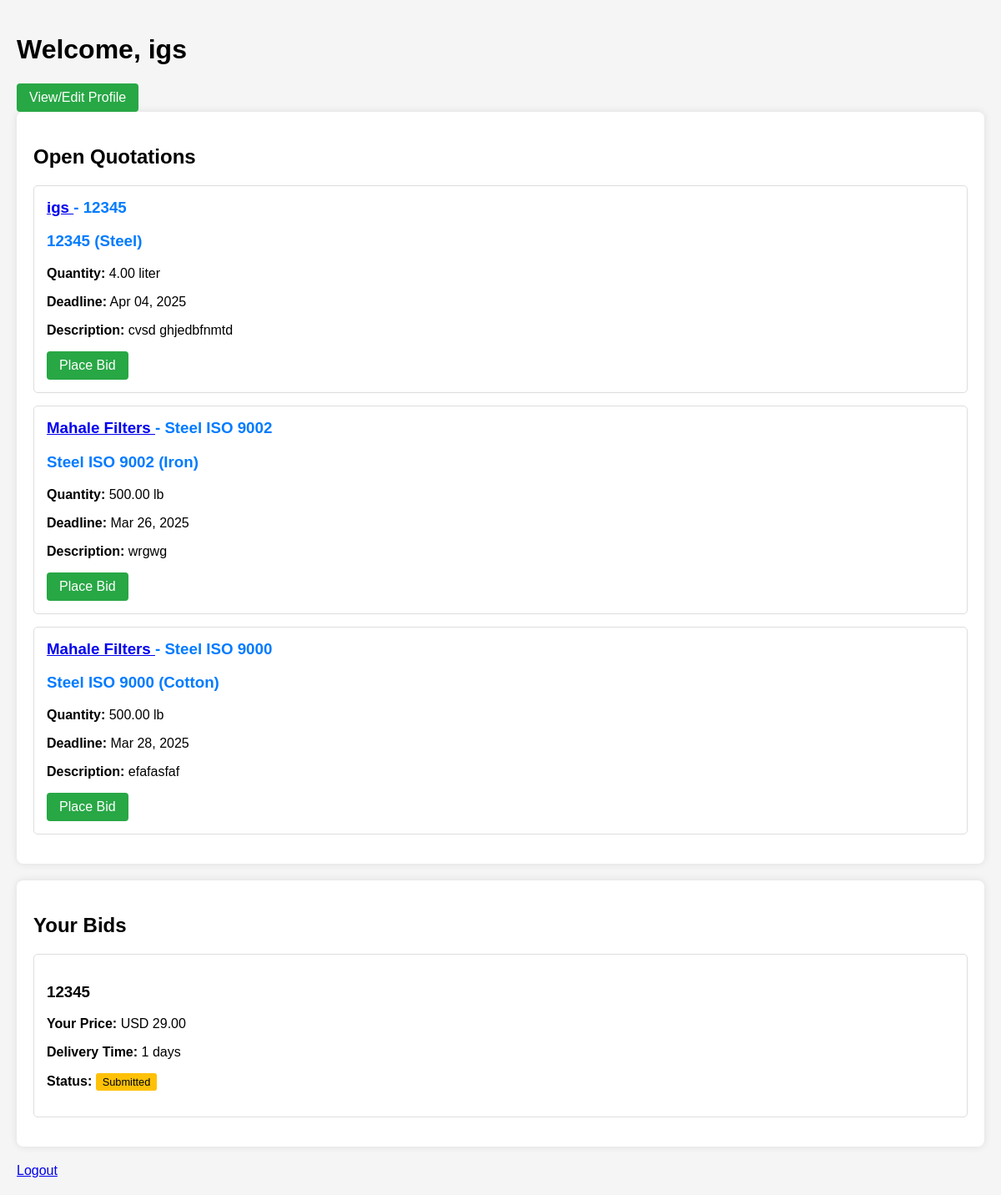
Before: /supplier/dashboard/ (signed in) with the older database file.
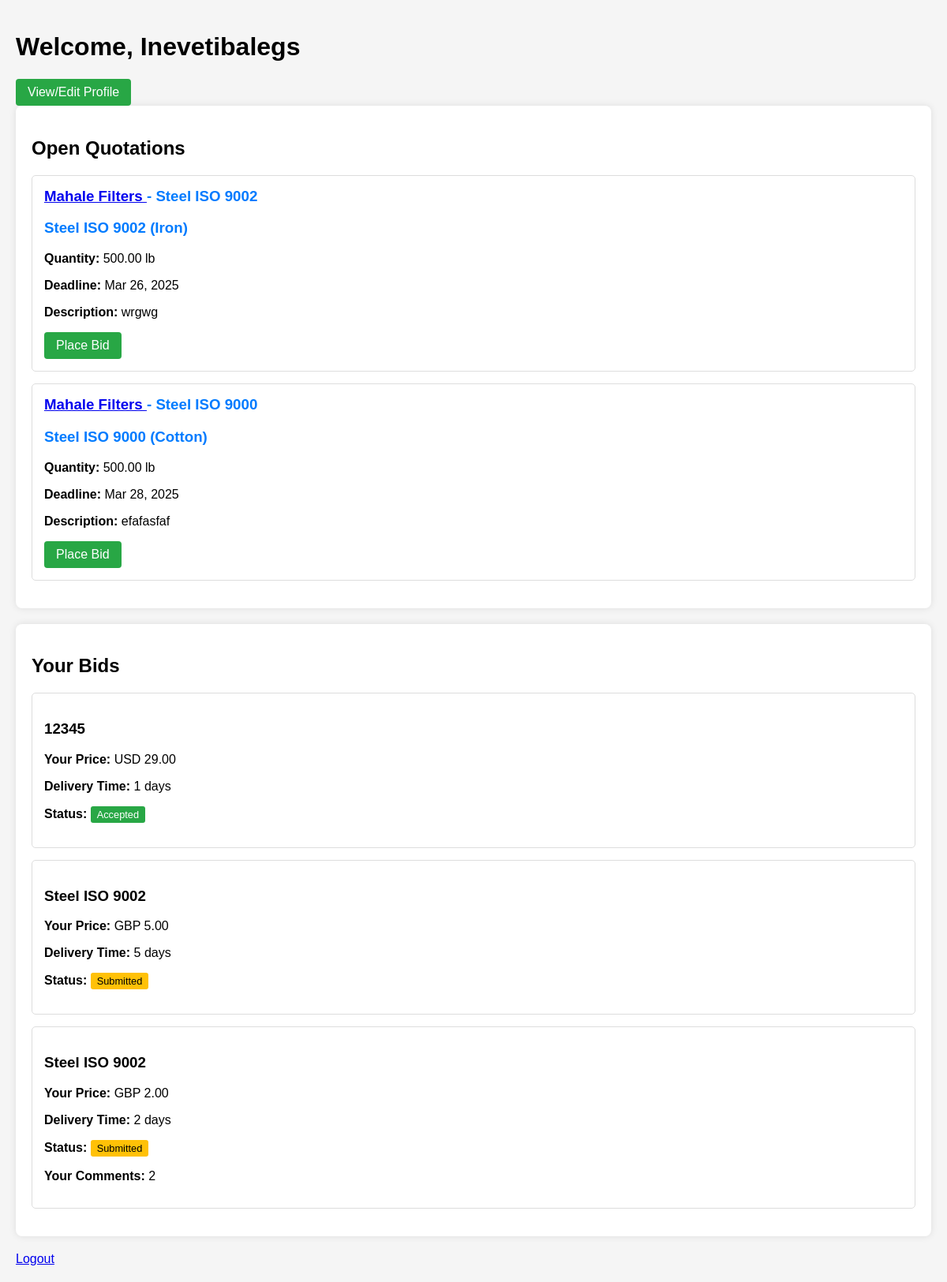
After: the same page with the newer database file.
### supplier/models.py (models this page shows, shortened)
class Supplier(models.Model):
    user = models.OneToOneField(User, on_delete=models.CASCADE)
    first_name = models.CharField(max_length=100)
    last_name = models.CharField(max_length=100)
    company_name = models.CharField(max_length=200)
    city = models.CharField(max_length=100)
    state = models.CharField(max_length=100)
    business_type = models.CharField(max_length=100)
    website = models.URLField(blank=True)
    phone_number = models.CharField(max_length=20)
    key_services = models.TextField()

class Bid(models.Model):
    supplier = models.ForeignKey('Supplier', on_delete=models.CASCADE)
    quote = models.ForeignKey(QuoteRequest, on_delete=models.CASCADE)
    bid_amount = models.DecimalField(max_digits=10, decimal_places=2)
    delivery_time = models.PositiveIntegerField(help_text="Delivery time in days")
    comments = models.TextField(blank=True)
    submitted_at = models.DateTimeField(auto_now_add=True)
    status = models.CharField(max_length=20, choices=[
        ('submitted', 'Submitted'),
        ('accepted', 'Accepted'),
        ('rejected', 'Rejected')
    ], default='submitted')

### manufacturer/models.py (models this page shows, shortened)
class QuoteRequest(models.Model):
    STATUS_CHOICES = [
        ('open', 'Open'),
        ('closed', 'Closed'),
        ('awarded', 'Awarded'),
        ('expired', 'Expired'),
    ]
    manufacturer = models.ForeignKey(Manufacturer, on_delete=models.CASCADE)
    product = models.CharField(max_length=200)
    category = models.CharField(max_length=100)
    description = models.TextField()
    deadline = models.DateField()
    quantity = models.DecimalField(max_digits=10, decimal_places=2)
    unit = models.CharField(max_length=20, blank=True)
    annual_volume = models.CharField(max_length=100, blank=True)
    unit_price = models.DecimalField(max_digits=10, decimal_places=2, null=True, blank=True)
    currency = models.CharField(max_length=3, blank=True)
    shipping_terms = models.CharField(max_length=50)
    destination_port = models.CharField(max_length=100, blank=True)
    payment_terms = models.CharField(max_length=50)
    status = models.CharField(max_length=10, choices=STATUS_CHOICES, default='open')
    created_at = models.DateTimeField(auto_now_add=True)
    accepted_bid = models.ForeignKey('supplier.Bid', on_delete=models.SET_NULL, null=True, blank=True)
    def get_category_display(self):
        return self.category.replace('_', ' ').title()

class Manufacturer(models.Model):
    user = models.OneToOneField('auth.User', on_delete=models.CASCADE)
    first_name = models.CharField(max_length=100)
    last_name = models.CharField(max_length=100)
    company_name = models.CharField(max_length=200)
    city = models.CharField(max_length=100)
    state = models.CharField(max_length=100)
    business_type = models.CharField(max_length=100)
    website = models.URLField(blank=True)
    phone_number = models.CharField(max_length=20)
    key_products = models.TextField()

### supplier/views.py (the view)
# urls.py: path('dashboard/', views.supplier_dashboard, name='supplier_dashboard'),
def supplier_dashboard(request):
    if not request.user.is_authenticated:
        return redirect('supplier_login')
    try:
        supplier = Supplier.objects.get(user=request.user)
        open_quotes = QuoteRequest.objects.filter(status='open').order_by('-created_at')
        your_bids = Bid.objects.filter(supplier=supplier).select_related('quote')
        return render(request, 'supplier/dashboard.html', {
            'supplier': supplier,
            'open_quotes': open_quotes,
            'your_bids': your_bids
        })
    except Supplier.DoesNotExist:
        return redirect('supplier_login')

### supplier/templates/supplier/dashboard.html (shortened to what this page needs)
<!DOCTYPE html>
<html>
<head>
</head>
<body>
    <div class="container">
        <h1>Welcome, {{ supplier.company_name }}</h1>
        <a href="{% url 'supplier_profile' %}" class="bid-btn">View/Edit Profile</a>
        <div class="section">
            <h2>Open Quotations</h2>
            {% for quote in open_quotes %}
            <div class="quote-card">
                <h3><a href="{% url 'view_manufacturer_profile' quote.manufacturer.id %}?quote_id={{ quote.id }}">
                    {{ quote.manufacturer.company_name }}
                </a></a> - {{ quote.product }}</h3>
                <h3>{{ quote.product }} ({{ quote.get_category_display }})</h3>
                <p><strong>Quantity:</strong> {{ quote.quantity }} {{ quote.unit }}</p>
                <p><strong>Deadline:</strong> {{ quote.deadline|date:"M d, Y" }}</p>
                <p><strong>Description:</strong> {{ quote.description|truncatechars:100 }}</p>
                <a href="{% url 'submit_bid' quote.id %}" class="bid-btn">Place Bid</a>
            </div>
            {% empty %}
            <p>No open quotations available at this time.</p>
            {% endfor %}
        </div>
        <div class="section">
            <h2>Your Bids</h2>
            {% for bid in your_bids %}
            <div class="bid-card">
                <h3>{{ bid.quote.product }}</h3>
                <p><strong>Your Price:</strong> {{ bid.quote.currency }} {{ bid.bid_amount }}</p>
                <p><strong>Delivery Time:</strong> {{ bid.delivery_time }} days</p>
                <p><strong>Status:</strong>
                    <span class="bid-status status-{{ bid.status }}">{{ bid.get_status_display }}</span>
                </p>
                {% if bid.comments %}
                <p><strong>Your Comments:</strong> {{ bid.comments }}</p>
                {% endif %}
            </div>
            {% empty %}
            <p>You haven't placed any bids yet.</p>
            {% endfor %}
        </div>
        <a href="{% url 'logout' %}">Logout</a>
    </div>
</body>
</html>

### supplier/templates/supplier/dashboard.html (style rules this page uses)
body { font-family: Arial, sans-serif; margin: 0; padding: 20px; background-color: #f5f5f5; }
.container { max-width: 1200px; margin: 0 auto; }
.section { background: white; padding: 20px; margin-bottom: 20px; border-radius: 8px; box-shadow: 0 0 10px rgba(0,0,0,0.1); }
.quote-card, .bid-card { border: 1px solid #ddd; padding: 15px; margin-bottom: 15px; border-radius: 5px; }
.quote-card h3 { margin-top: 0; color: #007bff; }
.bid-btn { background: #28a745; color: white; padding: 8px 15px; text-decoration: none; border-radius: 4px; display: inline-block; }
.bid-status { display: inline-block; padding: 3px 8px; border-radius: 3px; font-size: 0.8em; }
.status-submitted { background: #ffc107; color: #000; }
.status-accepted { background: #28a745; color: #fff; }

Changed rows visible on the page:
no longer on this page (row edited): QuoteRequest: manufacturer.company_name "igs", product "12345", category "Steel", quantity "4.00", unit "liter", deadline "Apr 04, 2025", description "cvsd ghjedbfnmtd"
changed Supplier: company_name "igs" → "Inevetibalegs"
changed Bid "USD": status "Submitted" → "Accepted"
added Bid: quote.product "Steel ISO 9002", quote.currency "GBP", bid_amount "5.00", delivery_time "5", status "Submitted"
added Bid: quote.product "Steel ISO 9002", quote.currency "GBP", bid_amount "2.00", delivery_time "2", status "Submitted", comments "2"
